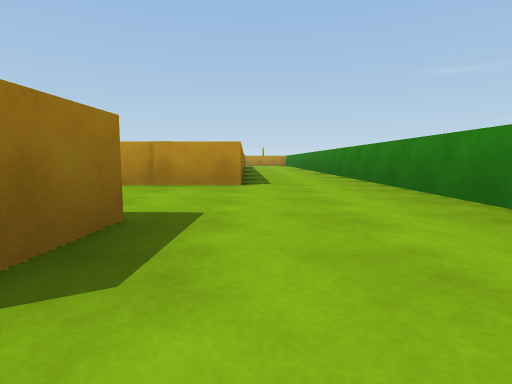
view 1 (above)

24 first-person views from a walk through a Unity game level. The camera is 0.29 m above the floor, tilts 6° down and sees 80° across. The floor is counted in squares, 1 m on a side. Each view is taken from the middle of a square. On the plan, view 1 faces up. The plan holds only what a view shows up to about 9 squares ahead; the rest is blank. The player is left out.

view 2
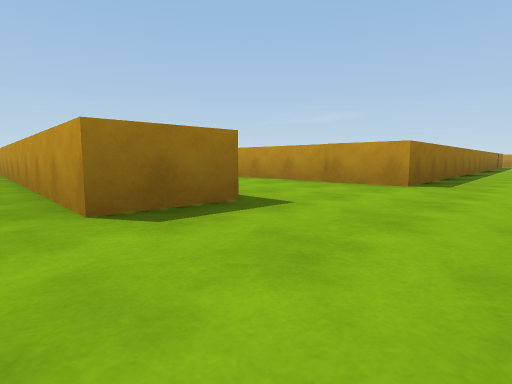

view 3
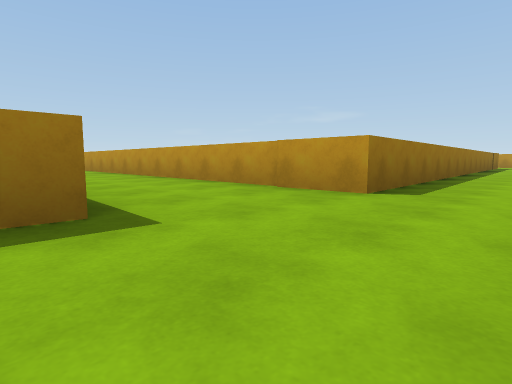

view 4
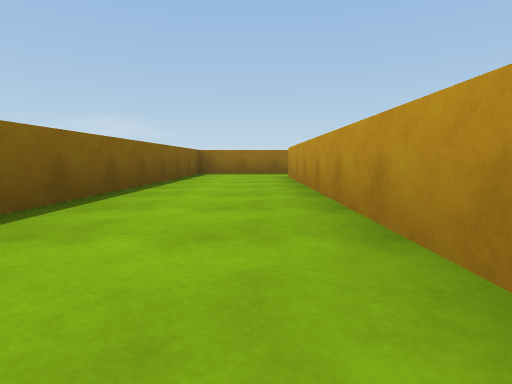

view 5
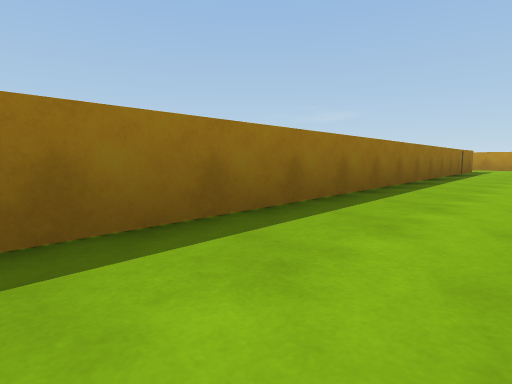

view 6
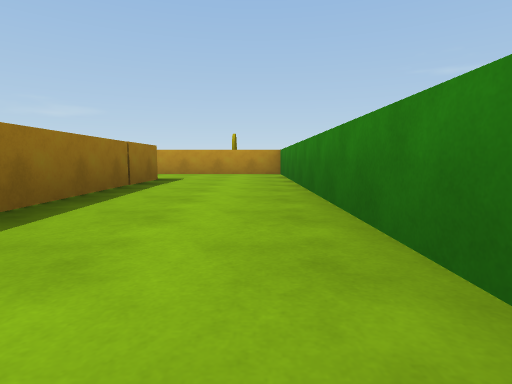

view 7
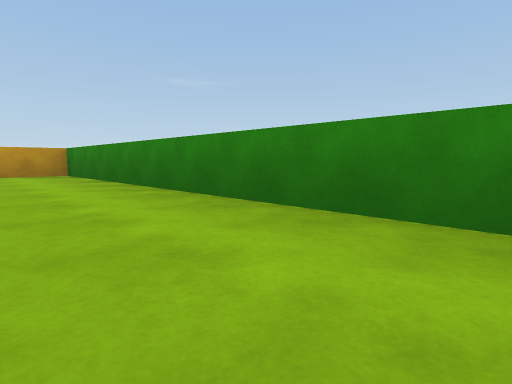

view 8
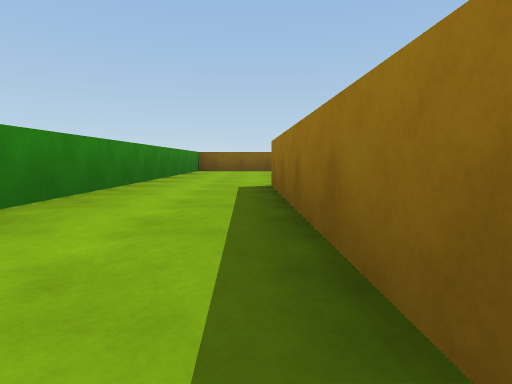

view 9
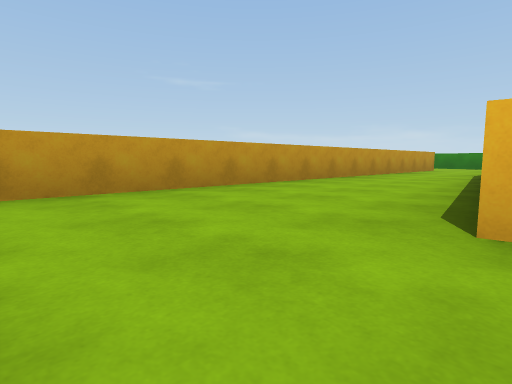

view 10
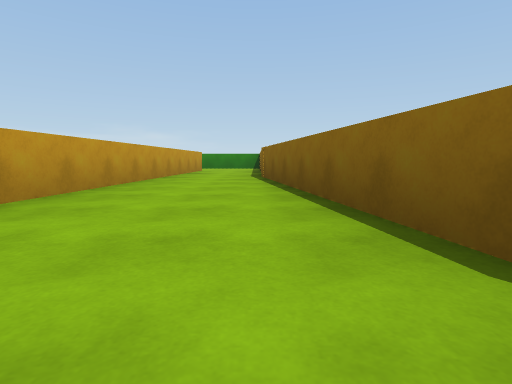

view 11
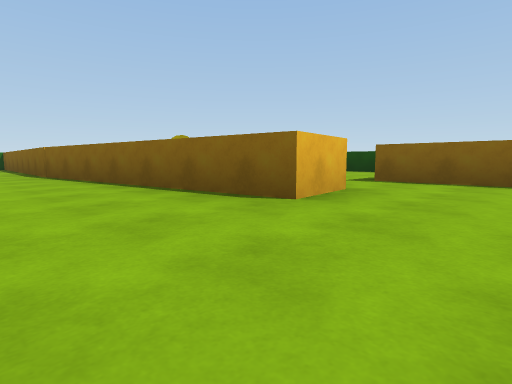

view 12
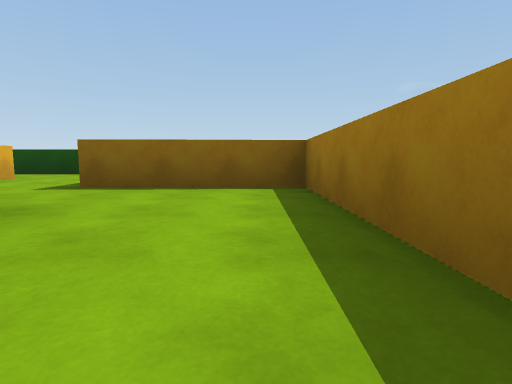

view 13
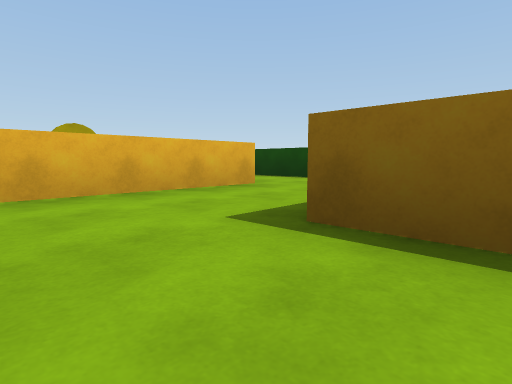

view 14
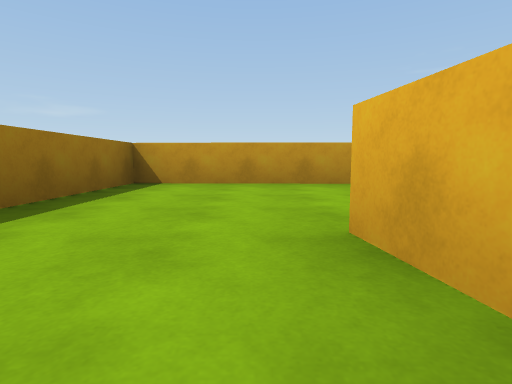

view 15
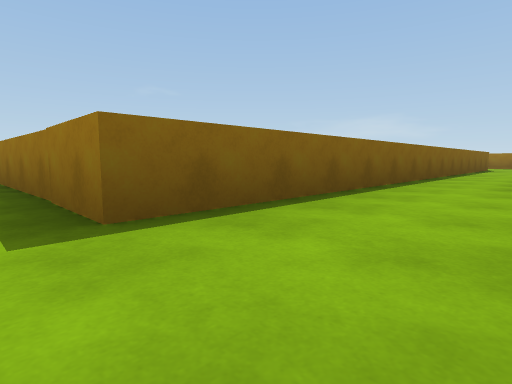

view 16
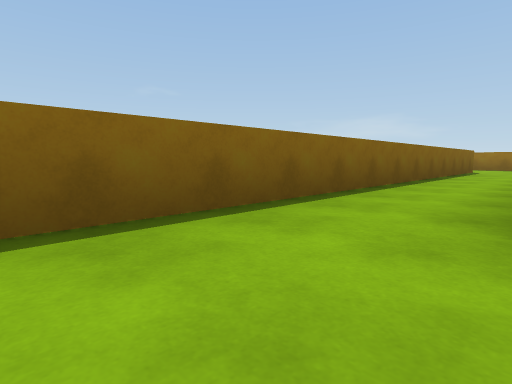

view 17
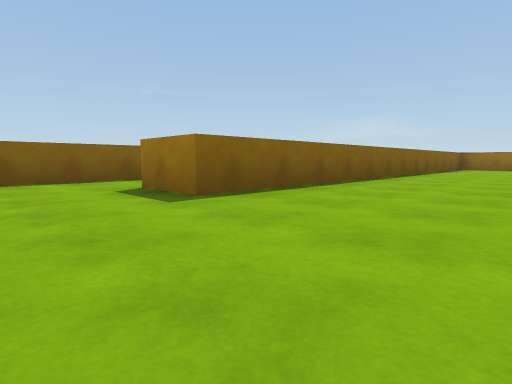

view 18
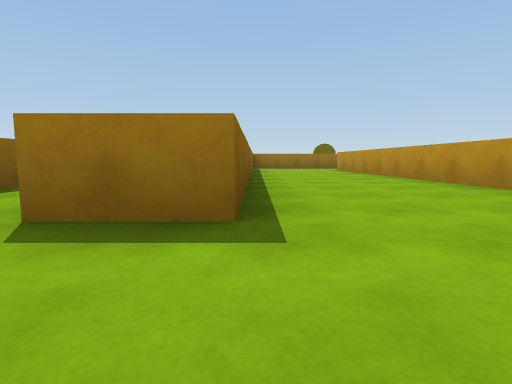

view 19
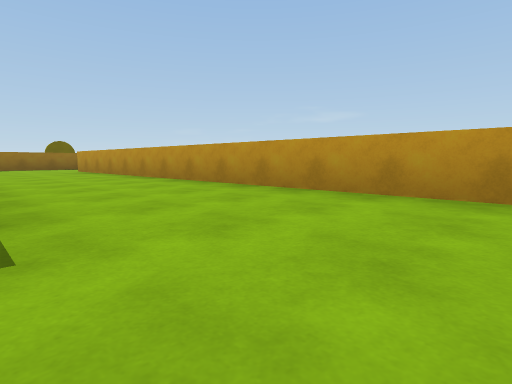

view 20
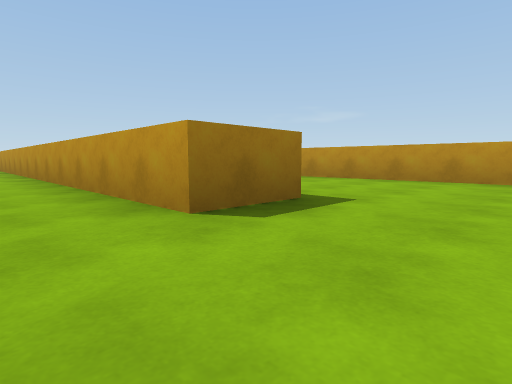

view 21
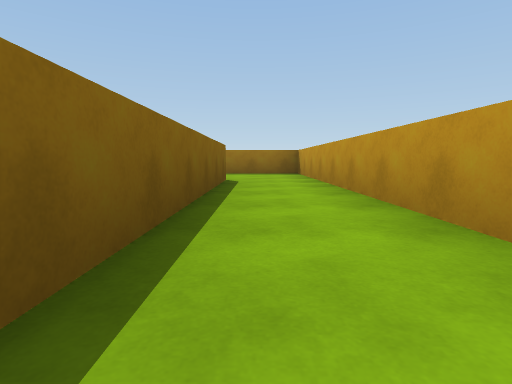

view 22
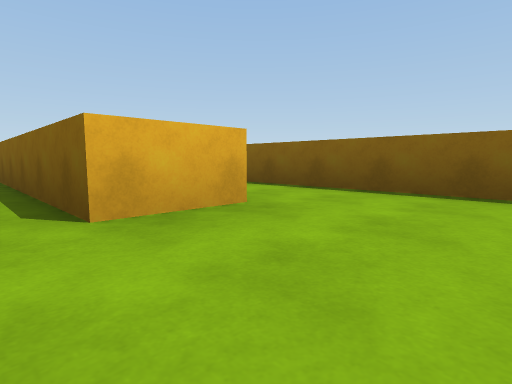

view 23
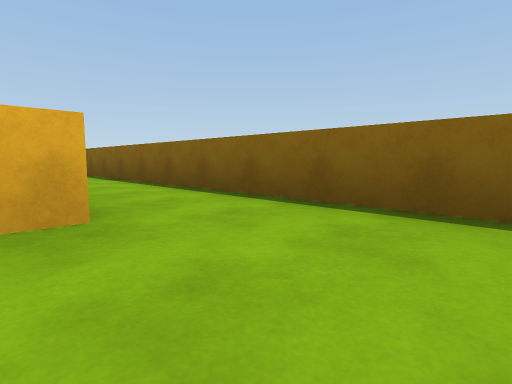

view 24
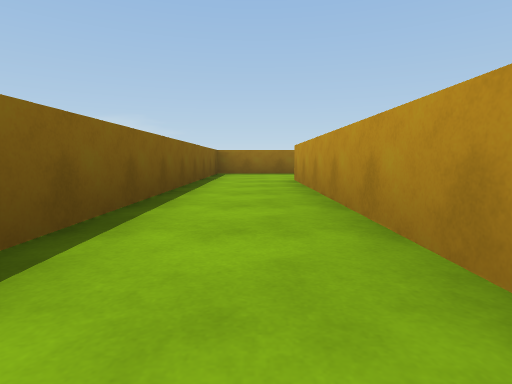

### Floor plan
Points are (right, up) in squares from view 1. A wall is a line through its corners. A room is listed if a view was taken in it or the views show most of it. See-through windows are left out.
Room 1 (views 1, 2, 9, 10, 11, 12)
walls: (-4, -1.1) (1.5, -1.1) (1.5, 0.4); (-8.5, -2.9) (-8.6, -1.8) (-3.7, -1.1); (-0.7, 0.5) (-10.5, 0.8) (-10.5, -2.6)
ways out: opening at (0.5, 1) to room 2; opening at (-9.5, -2) to room 4
Room 2 (views 3, 4)
walls: (-0.6, 1.5) (-0.7, 0.5); (-0.2, 3.6) (-9.2, 3.6); (1.5, 0.4) (1.5, 3.4); (-10.5, 3.8) (-10.5, 1.8) (-5.6, 1.6)
ways out: opening at (0.5, 1) to room 1; opening at (1, 4) to room 3; opening at (-10, 4)
Room 3 (views 5, 6, 7, 8, 15)
walls: (-1.5, 13.6) (-0.5, 13.6) (-0.2, 3.6); (1.5, 3.4) (1.5, 15.4) (-1.1, 15.4)
ways out: opening at (1, 4) to room 2; opening at (-1, 14.5) to room 5
Room 4 (views 13, 14)
walls: (-6.3, -5.8) (-6.3, -3.1); (-10.5, -2.6) (-10.5, -4.3) (-8.1, -4.2)
ways out: opening at (-9.5, -2) to room 1; opening at (-7.5, -4.5)
Room 5 (views 16, 20, 21, 22)
walls: (-3.4, 15.9) (-3.4, 14.9) (-12.5, 14.9) (-12.5, 13.4); (-10.5, 13.6) (-1.5, 13.6)
ways out: opening at (-1, 14.5) to room 3; opening at (-2.5, 16) to room 6; opening at (-11.5, 13) to room 7
Room 6 (views 17, 18, 19)
walls: (-2.2, 18.6) (-10.6, 18.3); (-12.5, 18.4) (-12.5, 15.9) (-3.4, 15.9)
ways out: opening at (-2.5, 16) to room 5
Room 7 (views 23, 24)
walls: (-6.6, 12.6) (-10.5, 12.6) (-10.5, 13.6); (-12.5, 13.4) (-12.5, 11.2) (-5.6, 11.2)
ways out: opening at (-11.5, 13) to room 5

Where each view was taken, in squares from view 1:
view 1: 0 up, 0 right, facing up
view 2: 0 up, 1 right, facing up-left
view 3: 1 up, 1 right, facing up-left
view 4: 3 up, 4 left, facing left
view 5: 5 up, 1 right, facing up-left
view 6: 9 up, 1 right, facing up
view 7: 9 up, 0 right, facing up-right
view 8: 7 up, 0 right, facing down
view 9: 2 down, 10 left, facing up-right
view 10: 1 down, 9 left, facing right
view 11: 0 up, 10 left, facing down-right
view 12: 1 down, 10 left, facing down
view 13: 3 down, 9 left, facing down-right
view 14: 3 down, 9 left, facing up
view 15: 15 up, 0 right, facing down-left
view 16: 15 up, 2 left, facing down-left
view 17: 18 up, 2 left, facing down-left
view 18: 16 up, 2 left, facing left
view 19: 16 up, 2 left, facing up-left
view 20: 14 up, 2 left, facing up-left
view 21: 14 up, 6 left, facing left
view 22: 14 up, 12 left, facing down-right
view 23: 13 up, 12 left, facing down-right
view 24: 12 up, 6 left, facing left
